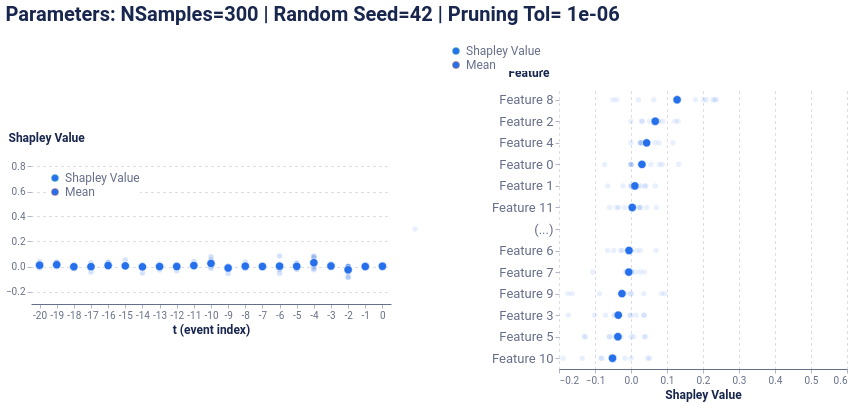

Source (notebook cell):
### Code cell
# gentler pruning
pruning_dict = {
    "tol": 1e-6,   # << very strict; prevents 'everything pruned'
    "w": 50,       # size of chunks to prune; keep <= K_TAIL
    "rs": 0
}

event_dict   = {"nsamples": 300, "rs": 0}
feature_dict = {"nsamples": 300, "rs": 0}

prun_stats, global_plot = global_report(
    f, 
    pos_dataset, 
    pruning_dict, 
    event_dict, 
    feature_dict,
    average_event, 
    model_features, 
    schema, 
    sequence_id_feat, 
    time_feat
)

display(global_plot)

### Figure 1 — Vega-Lite specification as saved in the notebook (floating-point values rounded to 4 significant figures; data arrays with more than 128 entries replaced by an {"elided": "..."} marker saying what was removed)
{"config": {"axis": {"domain": true, "domainColor": "#666F89", "grid": false, "gridCap": "round", "gridColor": "#B3B7C4", "gridDash": [2, 4], "gridWidth": 0.5, "labelColor": "#666F89", "labelFont": "Roboto, Arial, sans-serif", "labelPadding": 2, "tickColor": "#666F89", "tickOpacity": 0.5, "tickSize": 4, "titleColor": "#19274E", "titleFont": "Roboto, Arial, sans-serif", "titleFontSize": 12}, "axisBand": {"domain": true, "labelPadding": 4, "ticks": false}, "axisY": {"domain": false, "titleAlign": "left", "titleAngle": 0, "titleX": -20, "titleY": -10}, "legend": {"labelColor": "#666F89", "labelFont": "Roboto, Arial, sans-serif", "labelFontSize": 12, "symbolSize": 40, "titleColor": "#19274E", "titleFont": "Roboto, Arial, sans-serif", "titleFontSize": 12, "titlePadding": 4}, "arc": {"stroke": "#FFFFFF", "strokeWidth": 1}, "bar": {"fill": "#2770EB", "stroke": null}, "circle": {"fill": "#2770EB", "stroke": "#FFFFFF", "strokeWidth": 0.5}, "line": {"stroke": "#2770EB", "strokeWidth": 2}, "point": {"fill": "#2770EB", "stroke": "#FFFFFF", "strokeWidth": 0.5}, "rect": {"fill": "#2770EB"}, "rule": {"stroke": "#666F89"}, "square": {"fill": "#2770EB", "stroke": "#FFFFFF", "strokeWidth": 0.5}, "text": {"color": "#19274E", "font": "Roboto, Arial, sans-serif", "fontSize": 12}, "tick": {"stroke": "#2770EB", "strokeWidth": 0.5}, "range": {"category": ["#2770EB", "#77B98A", "#DA5252", "#FFC400", "#A87AEA", "#00A39E", "#19274E"], "diverging": ["#006360", "#2BB3AE", "#96D9D7", "#FFFFFF", "#EDAAAA", "#DA5252", "#811D1D"], "heatmap": ["#18448F", "#1B4EA5", "#2770EB", "#4C88EE", "#82ACF3", "#A6C4F7", "#E9F1FD"], "ramp": ["#18448F", "#1B4EA5", "#2770EB", "#4C88EE", "#82ACF3", "#A6C4F7", "#E9F1FD"]}, "background": "#FFFFFF", "header": {"labelColor": "#19274E", "labelFont": "Roboto, Arial, sans-serif", "labelFontSize": 12, "titleColor": "#19274E", "titleFont": "Roboto, Arial, sans-serif", "titleFontSize": 16}, "title": {"anchor": "start", "color": "#19274E", "font": "Roboto, Arial, sans-serif", "fontSize": 20, "fontWeight": "bold", "offset": 20, "subtitleColor": "#19274E", "subtitleFontSize": 16}, "view": {"continuousHeight": 300, "continuousWidth": 400, "stroke": null}}, "vconcat": [{"hconcat": [{"vconcat": [{"mark": {"type": "point", "stroke": "white", "strokeWidth": 0.6}, "encoding": {"color": {"field": "type", "legend": {"fillColor": "white", "orient": "top-left", "symbolSize": 50, "symbolStrokeWidth": 0, "title": null}, "scale": {"domain": ["Shapley Value", "Mean"], "range": ["#48caaa", "#d76d58"]}, "type": "nominal"}, "opacity": {"condition": {"test": "(datum.type === 'Mean')", "value": 1.0}, "value": 0.2}, "size": {"condition": {"test": "(datum.type === 'Mean')", "value": 70}, "value": 30}, "x": {"axis": {"labelAngle": 0}, "field": "t (event index)", "type": "ordinal"}, "y": {"axis": {"grid": true, "titleX": -23}, "field": "Shapley Value", "scale": {"domain": [-0.3, 0.9]}, "title": "Shapley Value", "type": "quantitative"}}, "height": 150, "width": 360}], "data": {"name": "data-ff1e231aef6d3d06ae0511e541f782e5"}}, {"vconcat": [{"mark": {"type": "point", "stroke": "white", "strokeWidth": 0.6}, "encoding": {"color": {"field": "type", "legend": {"fillColor": "white", "orient": "bottom-right", "symbolSize": 50, "symbolStrokeWidth": 0, "title": null}, "scale": {"domain": ["Shapley Value", "Mean"], "range": ["#618FE0", "#d76d58"]}, "type": "nominal"}, "opacity": {"condition": {"test": "(datum.type === 'Mean')", "value": 1.0}, "value": 0.1}, "size": {"condition": {"test": "(datum.type === 'Mean')", "value": 70}, "value": 30}, "x": {"axis": {"grid": true, "title": "Shapley Value"}, "field": "Shapley Value", "scale": {"domain": [-0.2, 0.6]}, "type": "quantitative"}, "y": {"axis": {"labelFontSize": 13, "titleX": -51}, "field": "Feature", "sort": ["Feature 8", "Feature 2", "Feature 4", "Feature 0", "Feature 1", "Feature 11", "(...)", "Feature 6", "Feature 7", "Feature 9", "Feature 3", "Feature 5", "Feature 10"], "type": "ordinal"}}, "height": 280, "width": 288}], "data": {"name": "data-f59d1013a979e2e4b3c69e9323fa579e"}}], "center": true, "title": "Parameters: NSamples=300 | Random Seed=42 | Pruning Tol= 1e-06"}], "$schema": "https://vega.github.io/schema/vega-lite/v5.20.1.json", "datasets": {"data-ff1e231aef6d3d06ae0511e541f782e5": {"elided": "231 records"}, "data-f59d1013a979e2e4b3c69e9323fa579e": {"elided": "134 records"}}}
